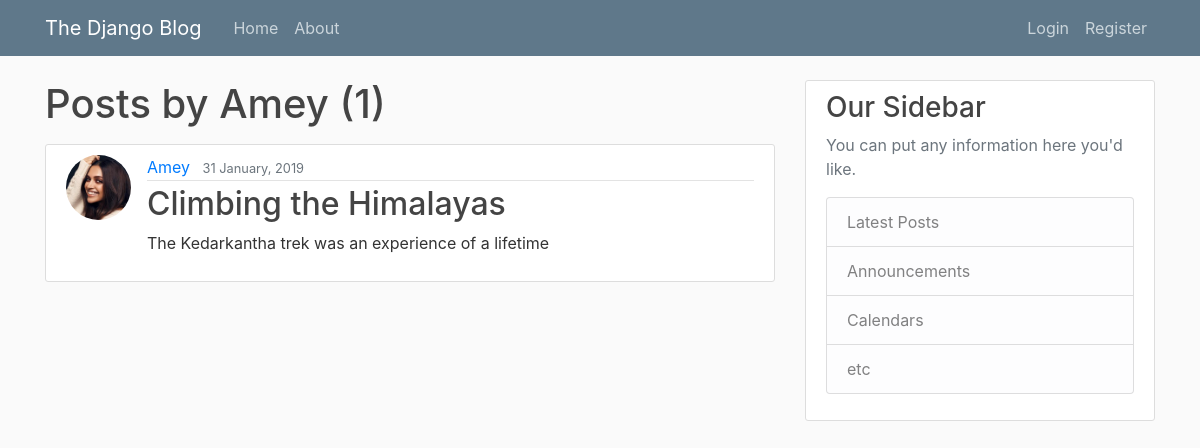
The app's page /user/Amey with its own data.
### blog/models.py (models this page shows, shortened)
class Post(models.Model): #To add post into DB via shell ---> post_1 = Post(content = "", title = "", author = ""  ---> post_1.save()
	content = models.TextField()
	title = models.CharField(max_length=100)
	date_posted = models.DateTimeField(default = timezone.now)
	author = models.ForeignKey(User, on_delete = models.CASCADE)

### users/models.py (models this page shows, shortened)
class Profile(models.Model):
	user = models.OneToOneField(User, on_delete = models.CASCADE)
	image = models.ImageField(default = 'default.jpg', upload_to='profile_pics')

### blog/views.py (the view)
# urls.py: path('user/<str:username>', UserPostListView.as_view(), name="user-posts"),
class UserPostListView(ListView):
	model = Post
	template_name = 'blog/user_posts.html'#<app>/<model>_<template>.html
	context_object_name = 'posts'#setting the name same as def home wala view
	paginate_by=4
	def get_queryset(self):
		user = get_object_or_404(User, username=self.kwargs.get('username'))
		return Post.objects.filter(author=user).order_by('-date_posted')

### blog/templates/blog/user_posts.html (shortened to what this page needs)
{% extends "blog/base.html" %}
{% block content %}
	<h1 class="mb-3">Posts by {{view.kwargs.username}} ({{ page_obj.paginator.count }})</h1>
	{% for post in posts %}
		<article class="media content-section">
		  <img class ="rounded-circle article-img" src="{{post.author.profile.image.url}}">
		  <div class="media-body">
		    <div class="article-metadata">
		      <a class="mr-2" href="{% url 'user-posts' post.author.username %}">{{ post.author }}</a>
		      <small class="text-muted">{{ post.date_posted|date:"d F, Y" }}</small>
		    </div>
		    <h2><a class="article-title" href="{% url 'post-detail' post.id %}">{{ post.title }}</a></h2>
		    <p class="article-content">{{ post.content }}</p>
		  </div>
		</article>
	{% endfor %}
{% endblock content %}

### blog/static/blog/main.css (style rules this page uses)
body { background: #fafafa; color: #333333; margin-top: 5rem; }
h1, h2, h3, h4, h5, h6 { color: #444444; }
.content-section { background: #ffffff; padding: 10px 20px; border: 1px solid #dddddd; border-radius: 3px; margin-bottom: 20px; }
.article-title { color: #444444; }
.article-content { white-space: pre-line; }
.article-img { height: 65px; width: 65px; margin-right: 16px; }
.article-metadata { padding-bottom: 1px; margin-bottom: 4px; border-bottom: 1px solid #e3e3e3 }

### records on screen
Post: author.profile.image (placeholder picture), author "Amey", date_posted "31 January, 2019", title "Climbing the Himalayas", content "The Kedarkantha trek was an experience of a lifetime"

### other values on screen
{{ view.kwargs.username }} "Amey"
{{ page_obj.paginator.count }} "1"
